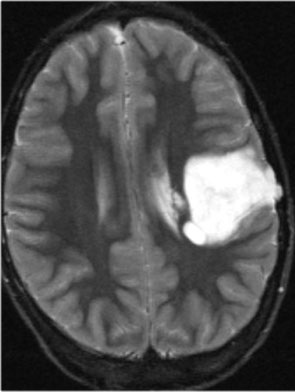
#> input picture Python/ImageManipulation/brain_tumor.bmp, 295 x 392 px
$ python -i segmentation_1.py   (imports and definitions only)
#> lines starting #> are read from the running program, lines starting #| are printed output that depends on the picture; after the words box and inside, x2 and y2 are one past the last pixel; in counts of white or black regions, pixels touching at a corner belong together
import matplotlib.pyplot as plt
import matplotlib.image as mimg
import cv2 as cv
import skimage
import scipy
from skimage import filters, feature
from skimage.segmentation import felzenszwalb, slic, quickshift, watershed, mark_boundaries

# [29 lines left out: function brain, not called in this run]

# brain("brain_tumor.bmp")

def segmentation(scr):
#> called with scr = 'brain_tumor.bmp'
    low = 0.1
    high = 0.35
    base_image = mimg.imread(scr)
#> base_image is the input picture: shape (392, 295); min 5, max 255, mean 77.8
    image2 = feature.canny(base_image)
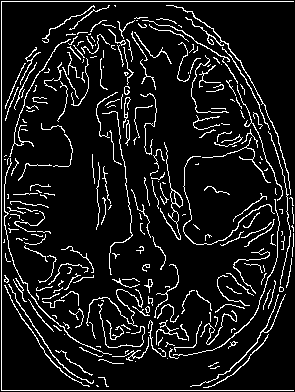
#> image2: shape (392, 295) bool; 9.8% white in thin lines or dots
    image3 = filters.sobel(base_image)
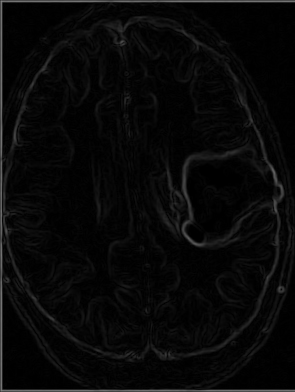
#> image3: shape (392, 295) float64; min 0, max 0.51, mean 0.0342
    lowt = (image3 > low).astype(int)
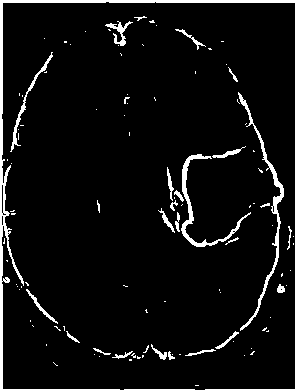
#> lowt: shape (392, 295) int64; values 0 (black) and 1 (white), 6% white; 107 white regions (80 under 20 px), largest, box (x1, y1, x2, y2) and area: (0, 0, 295, 392) 3213, (238, 92, 284, 331) 877, (181, 154, 251, 247) 703
    hight = (image3 > high).astype(int)
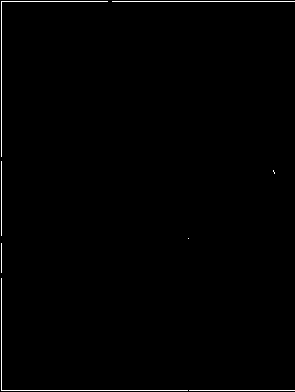
#> hight: shape (392, 295) int64; values 0 (black) and 1 (white), 0.83% white in thin lines or dots
    image4 = filters.prewitt(base_image)
    image5 = filters.apply_hysteresis_threshold(image3, low, high)
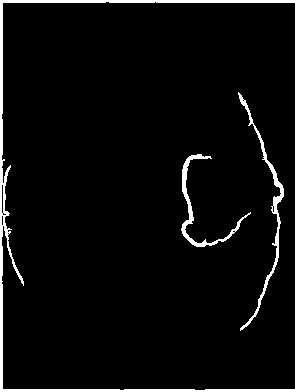
#> image5: shape (392, 295) bool; 4.1% white; 3 white regions, box (x1, y1, x2, y2) and area: (0, 0, 295, 392) 3183, (238, 92, 284, 331) 870, (181, 154, 251, 247) 703
    image6 = scipy.ndimage.binary_fill_holes(image5)
#> image6: shape (392, 295) bool; 4.2% white; 3 white regions, box (x1, y1, x2, y2) and area: (0, 0, 295, 392) 3225, (238, 92, 284, 331) 877, (181, 154, 251, 247) 705
    images = (
        (0, base_image, "original"),
        (1, image2, "canny"),
        (2, image3, "sobel"),
        (3, image4, "prewitt"),
        (4, lowt, "low"),
        (5, hight, "hight"),
        (6, image5, "hysteresis_threshold"),
        (7, image6, "binary_fill_holes")
    )
    for index, image, description in images:
        plt.subplot(3, 3, index + 1)
        plt.imshow(image, 'gray')
        plt.title(description)
        plt.xticks([])
        plt.yticks([])
#> this loop made 8 passes
#> description on passes 1 to 8: 'original', 'canny', 'sobel', 'prewitt', 'low', 'hight', 'hysteresis_threshold', 'binary_fill_holes'
    plt.show()

#segmentation("gears.bmp")

# [25 lines left out: function klastry, not called in this run]

# [1 line not run here, left out]

>>> result = segmentation('brain_tumor.bmp')
